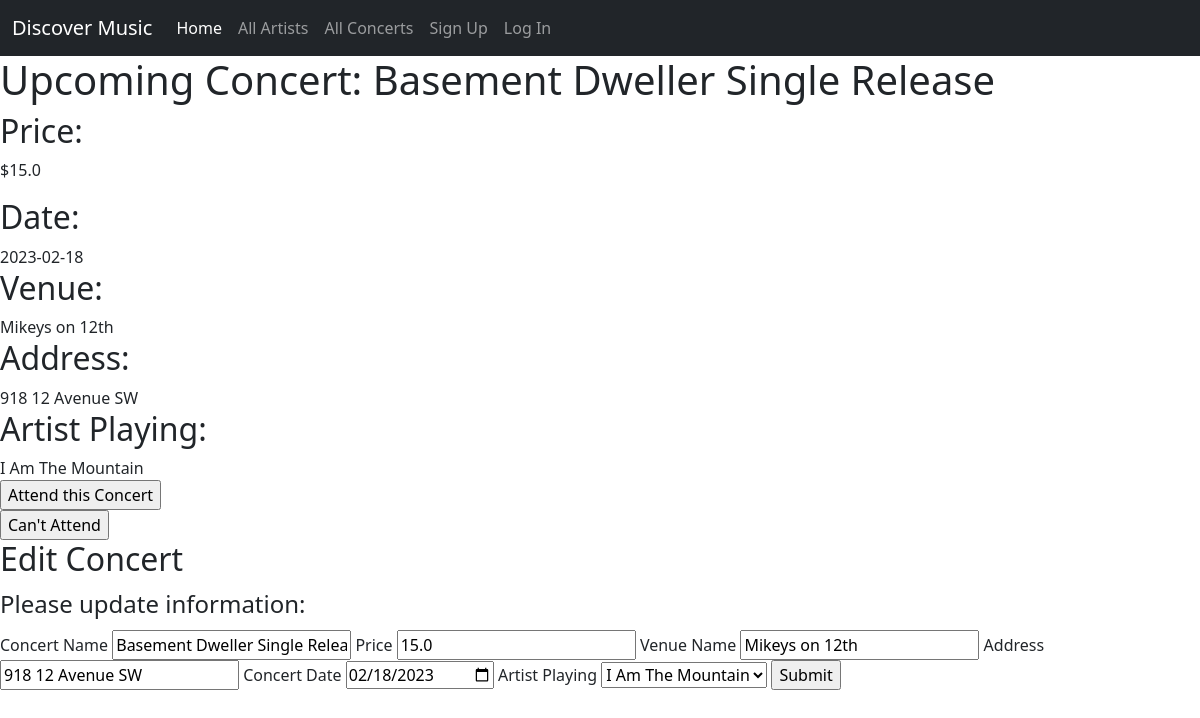
The app's page /concert/1, older data.
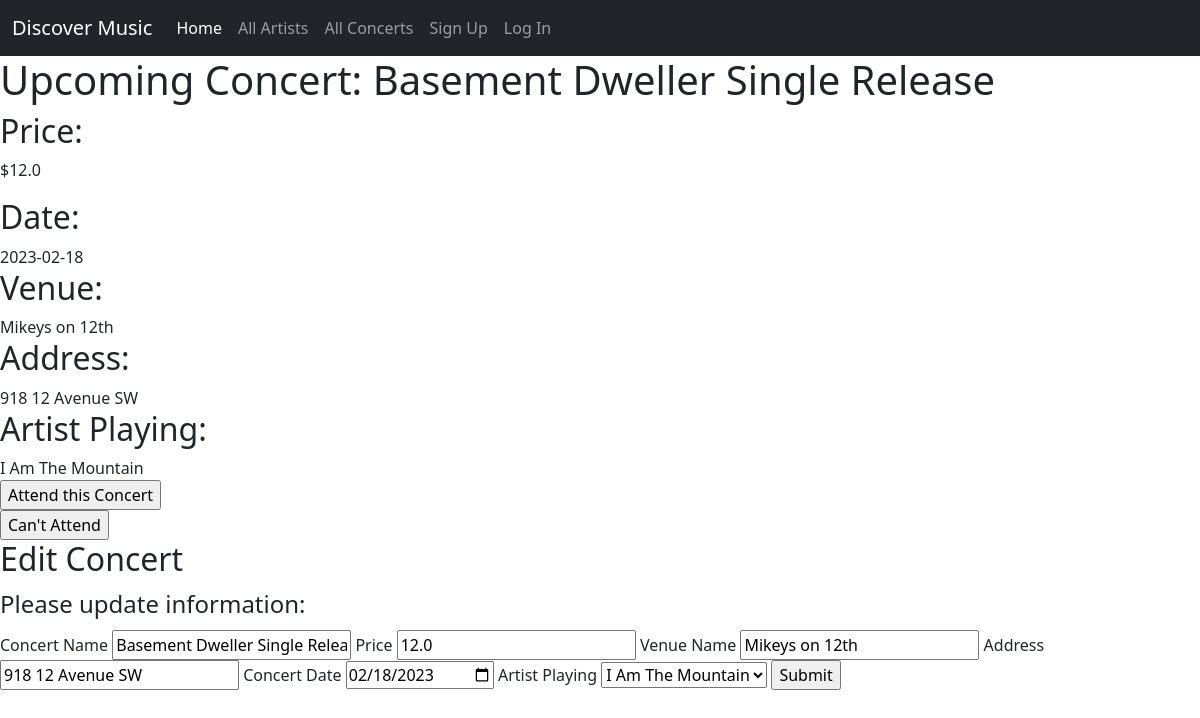
The same page, newer data.
### concert_app/models.py (models this page shows, shortened)
class Concert(db.Model):
    id = db.Column(db.Integer, primary_key=True)
    name = db.Column(db.String(80), nullable=False)
    price = db.Column(db.Float(precision=2), nullable=False)
    venue = db.Column(db.String(80), nullable=False)
    address = db.Column(db.String(80), nullable=False)
    date = db.Column(db.Date)
    artist_id = db.Column(
        db.Integer, db.ForeignKey('artist.id'), nullable=False)
    artist_playing = db.relationship('Artist', back_populates='upcoming_concerts')
    guests_attending = db.relationship(
        'User', secondary='user_concert', back_populates='attending')

class Artist(db.Model):
    id = db.Column(db.Integer, primary_key=True)
    name = db.Column(db.String(80), nullable=False)
    hometown = db.Column(db.String(80), nullable=False)
    image = db.Column(URLType)
    genre = db.Column(db.String(80), nullable=False)
    biography = db.Column(db.String(250), nullable=False)
    upcoming_concerts = db.relationship('Concert', back_populates='artist_playing')
    fans = db.relationship(
        'User', secondary='user_artist', back_populates='favourites')
    def __str__(self):
        return f'{self.name}'

### concert_app/main/routes.py (the view, shortened to what this page needs)
@main.route('/concert/<concert_id>', methods=['GET', 'POST'])
def concert_detail(concert_id):
    concert = Concert.query.get(concert_id)
    form = ConcertForm(obj=concert)
    return render_template('concert_detail.html', concert=concert, form=form)

### concert_app/main/forms.py
class ConcertForm(FlaskForm):
    name = StringField('Concert Name', validators=[DataRequired()])
    price = FloatField('Price', validators=[DataRequired()])
    venue = StringField('Venue Name', validators=[DataRequired()])
    address = StringField('Address', validators=[DataRequired()])
    date = DateField('Concert Date', validators=[DataRequired()])
    artist_playing = QuerySelectField('Artist Playing',
                                         query_factory=lambda: Artist.query, allow_blank=True)
    submit = SubmitField('Submit')

### concert_app/templates/concert_detail.html (shortened to what this page needs)
{% extends 'base.html' %}
{% block content %}
<h1>Upcoming Concert: {{ concert.name }}</h1>
<h2>Price:</h2>
<p>${{ concert.price }}</p>
<h2>Date:</h2>
{{ concert.date }}
<h2>Venue:</h2>
{{ concert.venue }}
<h2>Address:</h2>
{{ concert.address }}
<h2>Artist Playing:</h2>
{{ concert.artist_playing }}
<form action="/attending/{{ concert.id }}" method="POST">
    <input type="submit" value="Attend this Concert">
</form>
<form action="/unattend/{{ concert.id }}" method="POST">
    <input type="submit" value="Can't Attend">
</form>
<h2>Edit Concert</h2>
<form method="POST" action="{{ url_for('main.concert_detail', concert_id=concert.id) }}">
    <fieldset>
        <legend>Please update information:</legend>
        {{ form.name.label }}
        {{ form.name }}
        {{ form.price.label }}
        {{ form.price }}
        {{ form.venue.label }}
        {{ form.venue }}
        {{ form.address.label }}
        {{ form.address }}
        {{ form.date.label }}
        {{ form.date }}
        {{ form.artist_playing.label }}
        {{ form.artist_playing }}
        {{ form.submit }}
    </fieldset>
</form>
{% endblock %}

### concert_app/templates/base.html (shortened to what this page needs)
<!DOCTYPE html>
<html lang="en">
<head>
    <link href="https://cdn.jsdelivr.net/npm/bootstrap@5.3.0-alpha1/dist/css/bootstrap.min.css" rel="stylesheet"
>
</head>
<body>
        <div id="content">
            <nav class="navbar navbar-expand-lg bg-dark" data-bs-theme="dark">
                <div class="container-fluid">
                    <a class="navbar-brand" href="/">Discover Music</a>
                    <div class="collapse navbar-collapse" id="navbarNavAltMarkup">
                        <div class="navbar-nav">
                            <a class="nav-link active" aria-current="page" href="/">Home</a>
                            <a class="nav-link" href="/artist">All Artists</a>
                            <a class="nav-link" href="/concert">All Concerts</a>
                                {% if current_user.is_authenticated %}
                                <a class="nav-link" href="/new_concert">New Concert</a>
                                <a class="nav-link" href="/new_artist">New Artist</a>
                                <a class="nav-link" href="/profile/{{current_user.username}}">{{ current_user.username }} Profile</a>
                                <a class="nav-link" href="/logout">Log Out</a>
                                {% else %}
                                <a class="nav-link" href="/signup">Sign Up</a>
                                <a class="nav-link" href="/login">Log In</a>
                                {% endif %}
                        </div>
                    </div>
                </div>
            </nav>
            {% block content %}{% endblock %}
        </div>
    </body>
</html>

Row changes from the older to the newer data that the page shows:
changed Concert "Basement Dweller Single Release": price "15.0" → "12.0"
